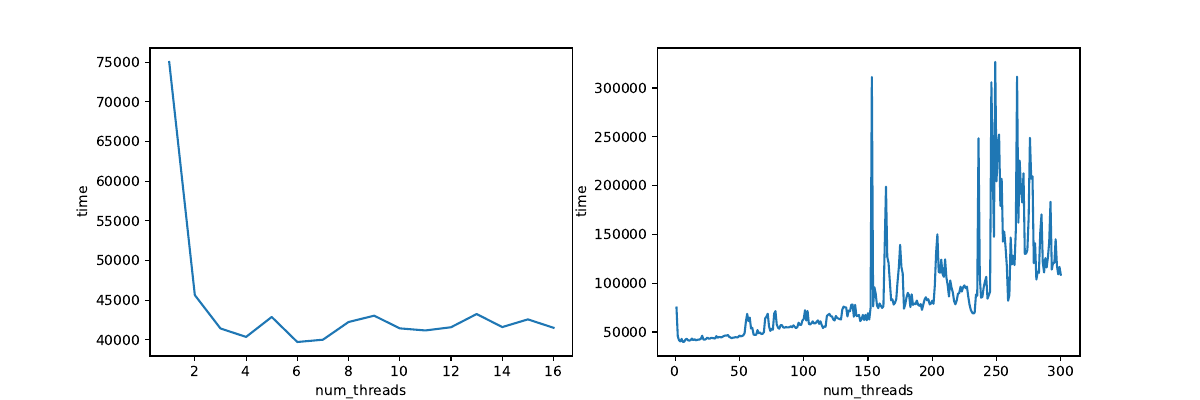

The script that saved this image:
import matplotlib.pyplot as plt
import pandas as pd

data = pd.read_csv("output.csv", header=None)
fig, ax = plt.subplots(1, 2, figsize=(12, 4))
ax[0].plot(data[0][:16], data[1][:16])
ax[0].set_xlabel("num_threads")
ax[0].set_ylabel("time")
ax[1].plot(data[0], data[1])
ax[1].set_xlabel("num_threads")
ax[1].set_ylabel("time")
plt.savefig("graph.pdf")
